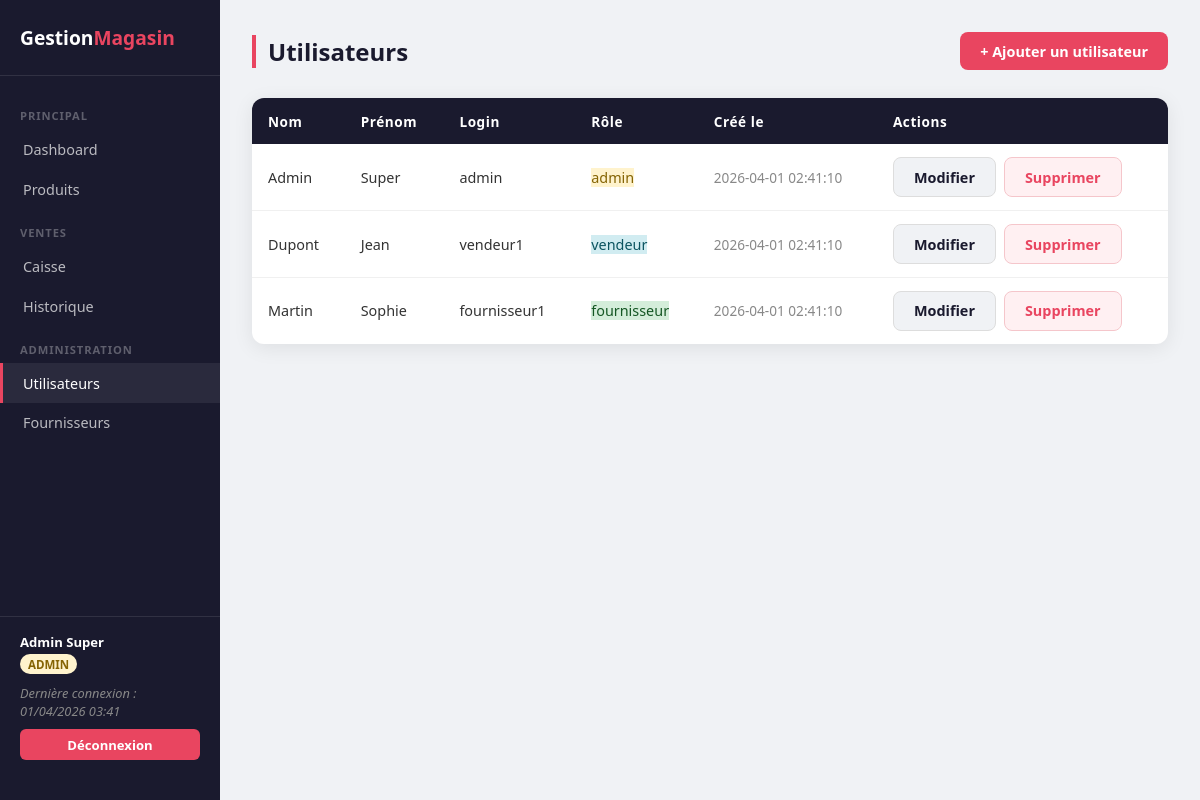
The app's page /index.php?page=users (signed in) with its own data.
### tables this page shows
CREATE TABLE users (
	id INT AUTO_INCREMENT PRIMARY KEY,
	nom VARCHAR(100) NOT NULL,
	prenom VARCHAR(100) NOT NULL,
	login VARCHAR(60) NOT NULL UNIQUE,
	password VARCHAR(255) NOT NULL,
	role ENUM('admin','vendeur','fournisseur') NOT NULL DEFAULT 'vendeur',
	created_at DATETIME DEFAULT CURRENT_TIMESTAMP
);

### src/controller.php (called while the page is built, shortened)
<?php
abstract class Controller {
	public function __construct() {
		require_once __DIR__ . '/../config.php';
		$this->pdo = getConnexion();
	}
	protected function render(string $vue, array $data = []) : void {
		require_once __DIR__ . '/../views/layout.php';
	}
}
?>

### src/auth.php (called while the page is built, shortened)
<?php
class Auth {
	public static function isAdmin() : bool {
		return isset($_SESSION['role']) && $_SESSION['role'] === 'admin';
	}
	public static function getCurrentUser() : array {
		return ['login' => $_SESSION['user'] ?? '', 'role' => $_SESSION['role'] ?? '', 'id' => $_SESSION['id'] ?? 0, 'nom' => $_SESSION['nom'] ?? ''];
	}
}
?>

### models/user.php (called while the page is built, shortened)
<?php
class User {
	private int $id;
	private string $nom;
	private string $prenom;
	private string $login;
	private string $role;
	private string $createdAt;
	public function __construct(string $nom, string $prenom, string $login,	string $password, string $role = 'vendeur', int $id = 0,
				    string $createdAt  = '') {
		$this->nom = $nom;
		$this->prenom = $prenom;
		$this->login = $login;
		$this->role = $role;
		$this->id = $id;
		$this->createdAt = $createdAt;
	}
	public function getId() {
		return $this->id;
	}
	public function getNom() {
		return $this->nom;
	}
	public function getPrenom() {
		return $this->prenom;
	}
	public function getLogin() {
		return $this->login;
	}
	public function getRole() {
		return $this->role;
	}
	public function getCreatedAt() {
		return $this->createdAt;
	}
	public function getAll(PDO $pdo) : array {
		$sql  = "SELECT * FROM users ORDER BY nom ASC";
		$stmt = $pdo->query($sql);
		$users = [];
		while ($row = $stmt->fetch(PDO::FETCH_ASSOC)) {
			$users[] = new User($row['nom'], $row['prenom'], $row['login'],	$row['password'], $row['role'],	$row['id'],
					    $row['created_at']);
		}
		return $users;
	}
}
?>

### config.php (called while the page is built)
<?php
function getConnexion() : PDO {
	$host = 'localhost';
	$dbname = 'GestionMagasin';
	$user = 'magasin';
	$pass = 'magasin123';
	$pdo = new PDO("mysql:host=$host;dbname=$dbname;charset=utf8mb4", $user, $pass);
	$pdo->setAttribute(PDO::ATTR_ERRMODE, PDO::ERRMODE_EXCEPTION);
	return $pdo;
}
?>

### views/admin/users.php (the view)
<div class="topbar">
	<h1>Utilisateurs</h1>
	<a href="index.php?page=user-add" class="btn btn-primary">+ Ajouter un utilisateur</a>
</div>
<div class="table-wrapper">
	<table>
		<thead>
			<tr>
				<th>Nom</th>
				<th>Prénom</th>
				<th>Login</th>
				<th>Rôle</th>
				<th>Créé le</th>
				<th>Actions</th>
			</tr>
		</thead>
		<tbody>
			<?php if (empty($users)): ?>
				<tr>
					<td colspan="6" class="vide">Aucun utilisateur trouvé.</td>
				</tr>
			<?php else: ?>
				<?php foreach ($users as $u): ?>
					<tr>
						<td><?= htmlspecialchars($u->getNom()) ?></td>
						<td><?= htmlspecialchars($u->getPrenom()) ?></td>
						<td><?= htmlspecialchars($u->getLogin()) ?></td>
						<td><span class="badge-role <?= htmlspecialchars($u->getRole()) ?>"><?= htmlspecialchars($u->getRole()) ?></span></td>
						<td style="color: #888; font-size: 0.85rem;"><?= htmlspecialchars($u->getCreatedAt()) ?></td>
						<td class="actions">
							<a href="index.php?page=user-edit&id=<?= $u->getId() ?>" class="btn btn-secondary">Modifier</a>
							<a href="index.php?page=user-delete&id=<?= $u->getId() ?>" class="btn btn-danger" onclick="return confirm('Supprimer « <?= htmlspecialchars($u->getLogin(), ENT_QUOTES) ?> » ?')">Supprimer</a>
						</td>
					</tr>
				<?php endforeach; ?>
			<?php endif; ?>
		</tbody>
	</table>
</div>

### views/layout.php (shortened to what this page needs)
<?php
$user = Auth::getCurrentUser();
$page = $_GET['page'] ?? 'dashboard';
?>
<!DOCTYPE html>
<html lang="fr">
<head>
</head>
<body>
<aside class="sidebar">
	<div class="logo">Gestion<span>Magasin</span></div>
	<nav>
		<div class="nav-section">Principal</div>
		<a href="index.php?page=dashboard" class="<?= $page === 'dashboard' ? 'active' : '' ?>">Dashboard</a>
		<a href="index.php?page=products" class="<?= $page === 'products' ? 'active' : '' ?>">Produits</a>
		<?php if (Auth::isAdmin() || Auth::isVendeur()): ?>
			<div class="nav-section">Ventes</div>
			<a href="index.php?page=caisse" class="<?= $page === 'caisse' ? 'active' : '' ?>">Caisse</a>
			<a href="index.php?page=history" class="<?= $page === 'history' ? 'active' : '' ?>">Historique</a>
		<?php endif; ?>
		<?php if (Auth::isAdmin()): ?>
			<div class="nav-section">Administration</div>
			<a href="index.php?page=users" class="<?= $page === 'users' ? 'active' : '' ?>">Utilisateurs</a>
			<a href="index.php?page=suppliers" class="<?= $page === 'suppliers' ? 'active' : '' ?>">Fournisseurs</a>
		<?php endif; ?>
	</nav>
	<div class="user-block">
		<strong><?= htmlspecialchars($user['nom']) ?></strong>
		<span class="badge-role <?= htmlspecialchars($user['role']) ?>"><?= htmlspecialchars($user['role']) ?></span>
		<?php if (isset($_COOKIE['derniere_connexion'])): ?>
			<div class="derniere-connexion" style="margin-bottom: 0.6rem;">
				Dernière connexion :<br><?= htmlspecialchars($_COOKIE['derniere_connexion']) ?>
			</div>
		<?php endif; ?>
		<a href="index.php?page=logout" class="btn-logout">Déconnexion</a>
	</div>
</aside>
<main class="main">
	<?php require_once __DIR__ . '/' . $vue . '.php'; ?>
</main>
</body>
</html>

### views/layout.php (style rules this page uses)
* { box-sizing: border-box; margin: 0; padding: 0; }
body { font-family: 'Segoe UI', sans-serif; background: #f0f2f5; display: flex; min-height: 100vh; }
.sidebar { width: 220px; background: #1a1a2e; display: flex; flex-direction: column; padding: 1.5rem 0; position: fixed; top: 0; left: 0; height: 100vh; }
.sidebar .logo { font-size: 1.2rem; font-weight: 700; color: #fff; padding: 0 1.25rem 1.5rem; border-bottom: 1px solid rgba(255,255,255,0.1); margin-bottom: 1rem; }
.sidebar .logo span { color: #e94560; }
.sidebar nav a { display: block; padding: 0.65rem 1.25rem; color: rgba(255,255,255,0.7); text-decoration: none; font-size: 0.9rem; transition: all 0.2s; border-left: 3px solid transparent; }
.sidebar nav a:hover, .sidebar nav a.active { color: #fff; background: rgba(255,255,255,0.07); border-left-color: #e94560; }
.sidebar .nav-section { font-size: 0.7rem; font-weight: 700; text-transform: uppercase; letter-spacing: 0.08em; color: rgba(255,255,255,0.3); padding: 1rem 1.25rem 0.4rem; }
.sidebar .user-block { margin-top: auto; padding: 1rem 1.25rem; border-top: 1px solid rgba(255,255,255,0.1); font-size: 0.82rem; color: rgba(255,255,255,0.5); }
.sidebar .user-block strong { display: block; color: #fff; margin-bottom: 0.2rem; }
.sidebar .user-block .badge-role { display: inline-block; padding: 0.15rem 0.5rem; border-radius: 20px; font-size: 0.72rem; font-weight: 700; text-transform: uppercase; margin-bottom: 0.6rem; }
.badge-role.admin { background: #fff3cd; color: #856404; }
.badge-role.vendeur { background: #d1ecf1; color: #0c5460; }
.badge-role.fournisseur { background: #d4edda; color: #155724; }
.sidebar .btn-logout { display: block; padding: 0.4rem 0.75rem; background: #e94560; color: #fff; border-radius: 6px; text-decoration: none; font-size: 0.82rem; font-weight: 600; text-align: center; transition: background 0.2s; }
.main { margin-left: 220px; flex: 1; padding: 2rem; }
.topbar { display: flex; justify-content: space-between; align-items: center; margin-bottom: 1.75rem; }
.topbar h1 { font-size: 1.5rem; color: #1a1a2e; border-left: 4px solid #e94560; padding-left: 0.75rem; }
.derniere-connexion { font-size: 0.8rem; color: #888; font-style: italic; }
.btn { display: inline-block; padding: 0.6rem 1.25rem; border-radius: 8px; font-size: 0.9rem; font-weight: 600; cursor: pointer; text-decoration: none; border: none; transition: background 0.2s; }
.btn-primary { background: #e94560; color: #fff; }
.btn-secondary { background: #f0f2f5; color: #1a1a2e; border: 1px solid #ddd; }
.btn-danger { background: #fff0f2; color: #e94560; border: 1px solid #f5c6cb; }
.table-wrapper { background: #fff; border-radius: 12px; box-shadow: 0 4px 20px rgba(0,0,0,0.08); overflow: hidden; }
table { width: 100%; border-collapse: collapse; }
thead { background: #1a1a2e; color: #fff; }
thead th { padding: 0.85rem 1rem; text-align: left; font-size: 0.85rem; font-weight: 600; letter-spacing: 0.04em; }
tbody tr { border-bottom: 1px solid #f0f0f0; transition: background 0.15s; }
tbody tr:last-child { border-bottom: none; }
tbody td { padding: 0.8rem 1rem; font-size: 0.9rem; color: #333; }
.actions { display: flex; gap: 0.5rem; }

### records on screen
users: role "ADMIN", nom "Admin", prenom "Super", login "admin", role "admin", created_at "2026-04-01 02:41:10"
users: nom "Dupont", prenom "Jean", login "vendeur1", role "vendeur", created_at "2026-04-01 02:41:10"
users: nom "Martin", prenom "Sophie", login "fournisseur1", role "fournisseur", created_at "2026-04-01 02:41:10"

### other values on screen
$user['nom'] "Admin Super"
$_COOKIE['derniere_connexion'] "01/04/2026 03:41"
